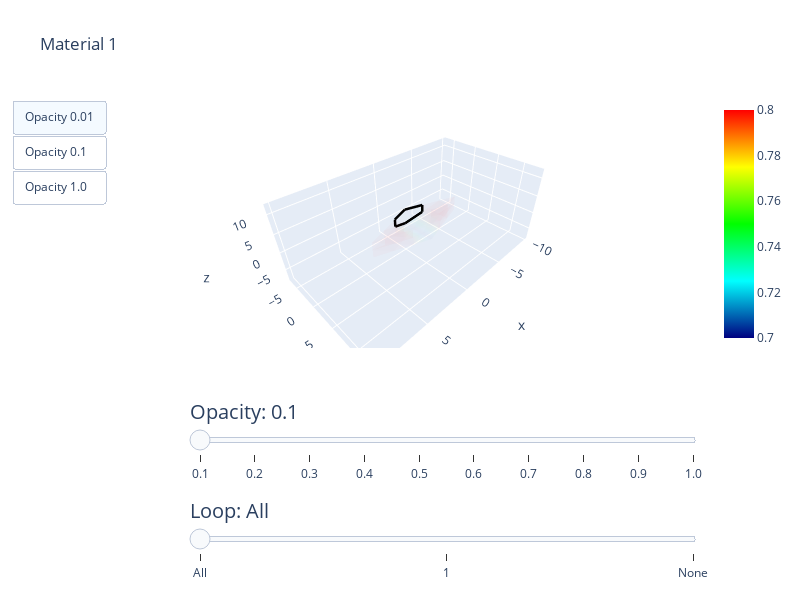

The notebook cell saved with this chart:
### Code cell
generator_by_material_and_dimension = [[] for _ in range(num_materials)]
filtrations_by_material = [[] for _ in range(num_materials)]
ph_matrix_by_material = [[] for _ in range(num_materials)]
diagrams_by_material = [[] for _ in range(num_materials)]

# point_index_filtered = [None for _ in range(len(point_list))]
# count = 0
# for i, point in enumerate(point_list):
#     if point.tissue:
#         point_index_filtered[i] = count
#         count += 1

def get_value(point, material):
    values = point.values
    if material == point.dominant:
        return values[point.dominant] - values[point.second_dominant]
    else:
        return values[material] - values[point.dominant]


# iterate through the materials
for material in range(num_materials):
    if len(points_by_material[material]) == 0:
        print(f"Material {material} has no points")
        continue

    points = [([point.id], 1 - get_value(point, material)) for point in point_list if point.tissue]
    edges = [(list(edge), 1 - min([get_value(point_list[point], material) for point in edge])) for edge in edge_set]
    triangles = [(list(triangle), 1 - min([get_value(point_list[point], material) for point in triangle])) for triangle in triangle_set]
    tets = [(list(tet), 1 - min([get_value(point_list[point], material) for point in tet])) for tet in tetrahedron_set]

    simplices = []
    simplices.extend(points)
    simplices.extend(edges)
    simplices.extend(triangles)
    simplices.extend(tets)

    print(f"Material {material} has {len(points)} points, {len(edges)} edges, {len(triangles)} triangles, {len(tets)} tets, {len(simplices)} simplices in total")

    filtration = d.Filtration()
    for vertices, time in simplices:
        filtration.append(d.Simplex(vertices, time))
    filtration.sort()

    ph_matrix = d.homology_persistence(filtration, method="column")
    diagrams = d.init_diagrams(ph_matrix, filtration)

    for i, diagram in enumerate(diagrams):
        if i == 3:
            continue

        plt.figure()
        plt.title(f"Material {material} dimension {i}")
        filtered_diagram = [pt for pt in diagram if pt.birth < pt.death]

        # filter points that live forever
        finite_birth_times = [pt.birth for pt in filtered_diagram if pt.death != float("inf")]
        finite_death_times = [pt.death for pt in filtered_diagram if pt.death != float("inf")]
        infinite_birth_times = [pt.birth for pt in filtered_diagram if pt.death == float("inf")]
        infinite_death_times = [2.0 for pt in filtered_diagram if pt.death == float("inf")]

        print(
            f"Material {material} dimension {i} has {len(finite_birth_times)} finite points and {len(infinite_birth_times)} infinite points"
        )

        # plot using plt.scatter instead
        plt.scatter(finite_birth_times, finite_death_times, s=10)
        plt.scatter(infinite_birth_times, infinite_death_times, s=10, color="brown")
        plt.plot([0, 2], [0, 2], "r")
        plt.plot([1, 1], [1, 2], "r--")
        plt.plot([0, 1], [1, 1], "r--")
        plt.xlabel("Birth Time")
        plt.ylabel("Death Time")
        plt.show()

    # dictionary to reverse lookup the killer of a homology
    pairs = {}
    for j in range(len(ph_matrix)):
        if ph_matrix.pair(j) != ph_matrix.unpaired:
            pairs[ph_matrix.pair(j)] = j

    # sort the points on the diagram by lifespan
    # diagrams_sorted = [[] for _ in range(4)]
    # for dimension, diagram in enumerate(diagrams):
    #     diagram_sorted = sorted(list(filter(lambda x: x[1] != float("inf"), map(lambda x: (x, x.death - x.birth), diagram))), reverse=True, key=lambda x: x[1])
    #     diagrams_sorted[dimension] = diagram_sorted


    # finding the generators for 1 and 2 cycle
    diagrams_sorted = [[] for _ in range(4)]
    generators_by_dimension = [None for _ in range(4)]
    for dimension, diagram in enumerate(diagrams):
        generators = []
        diagram_sorted = sorted(list(filter(lambda x: x[1] != float("inf"), map(lambda x: (x, x.death - x.birth), diagram))), reverse=True, key=lambda x: x[1])
        diagrams_sorted[dimension] = diagram_sorted

        for (point, lifespan) in diagram_sorted:
            if point.birth > 1.0 or point.death < 1.0 or point.death == float("inf"):
                continue

            generator = [[int(s) for s in re.findall(r'<(.*?)>', str(filtration[int(index)]))[0].split(',')] for index in re.findall(r'\*(\d+)', str(ph_matrix[pairs.get(point.data)]))] if pairs.get(point.data) != None else []
            generators.append((generator, point.death - point.birth))

        # print(generators)
        # generators.sort(reverse=True, key=lambda x: x[1])
        generators_by_dimension[dimension] = [g[0] for g in generators]
    
    generator_by_material_and_dimension[material] = generators_by_dimension
    
    # vertices = [list(point_list[point[0][0]].coord) for point in points]
    # intensities = [point[1] for point in points]
    # faces = [[point_index_filtered[v] for v in triangle[0]] for triangle in triangles]

    vertices = [list(point.coord) for point in points_by_material[material]]
    intensities = [point.values[material] for point in points_by_material[material]]
    faces = [[point_index_in_material_group[v] for v in face] for face in faces_by_material[material]]

    cycle_lengths = [len(loop) for loop in generators_by_dimension[1]]
    total_num_edges = reduce(lambda x, y: x + y, cycle_lengths) if len(cycle_lengths) else 0

    cycle_edge_index_range = []
    accumulation = 0
    for length in cycle_lengths:
        if length: 
            index_range = (accumulation, accumulation + length - 1)
        else:
            index_range = (-1, -1)
        cycle_edge_index_range.append(index_range)
        accumulation += length

    if len(faces) == 0: 
        print(f"Material {material} has {len(vertices)} but no faces, 3D mesh display skipped")
        continue
    else:
        print(f"Material {material} has {len(vertices)} points and {len(faces)} faces")

    x, y, z = zip(*vertices)
    i, j, k = zip(*faces)

    fig = go.Figure(data=[go.Mesh3d(x=x, y=y, z=z, i=i, j=j, k=k, intensity=intensities, colorscale=[[0, 'navy'], [0.25, 'cyan'], [0.5, 'lime'], [0.75, 'yellow'], [1, 'red']], opacity=0.01)])

    sliders = [{
        'steps': [
            {
                'label': f'{opacity:.1f}',
                'method': 'restyle',
                'args': [{'opacity': opacity}, [0]]
            } for opacity in [i/10 for i in range(1, 11)]
        ],
        'currentvalue': {'prefix': 'Opacity: ', 'font': {'size': 20}},
        'pad': {'b': 10},
        'len': 0.9,
        'x': 0.1,
        'xanchor': 'left',
        'y': -0.1,  
        'yanchor': 'top'
    },
    {
        'active': 0,
        'currentvalue': {'prefix': 'Loop: ', 'font': {'size': 20}},
        'pad': {'b': 10},
        'len': 0.9,
        'x': 0.1,
        'xanchor': 'left',
        'y': -0.5, 
        'yanchor': 'top',
        'steps': [
            {
                'label': 'All',
                'method': 'update',
                'args': [{'visible': [True] * (total_num_edges + 1)}]
            }
        ] + [
            {
                'label': f'{i+1}',
                'method': 'update',
                'args': [{'visible': [True] + [cycle_edge_index_range[i][0] <= e <= cycle_edge_index_range[i][1] for e in range(total_num_edges)]}]
            } for i in range(min(len(generators_by_dimension[1]), 10))
        ] + [
            {
                'label': 'None',
                'method': 'update',
                'args': [{'visible': [True] + [False] * total_num_edges}]
            }
        ]
    }
    ]

    updatemenus=[{
        'type': 'buttons',
        'buttons': [
            {
                'label': 'Opacity 0.01',
                'method': 'restyle',
                'args': [{'opacity': 0.01}, [0]]
            },
            {
                'label': 'Opacity 0.1',
                'method': 'restyle',
                'args': [{'opacity': 0.1}, [0]]
            },
            {
                'label': 'Opacity 1.0',
                'method': 'restyle',
                'args': [{'opacity': 1.0}, [0]]
            }
        ]
    }]

    fig.update_layout(scene=dict(
        xaxis=dict(range=[x_middle - plot_radius, x_middle + plot_radius]),
        yaxis=dict(range=[y_middle - plot_radius, y_middle + plot_radius]),
        zaxis=dict(range=[z_middle - plot_radius, z_middle + plot_radius]),
        aspectmode='manual'),
        title_text=f"Material {material}",
        width=800,
        height=600,
        updatemenus=updatemenus,
        sliders=sliders
    )

    def plot_edge(fig, edge):
        edge = [list(point_list[endpoint].coord) for endpoint in edge]
        fig.add_trace(go.Scatter3d(
            x=[edge[0][0], edge[1][0], None], 
            y=[edge[0][1], edge[1][1], None], 
            z=[edge[0][2], edge[1][2], None],
            mode='lines',
            showlegend=False,
            line=dict(color='black', width=5),
            name="edges"
        ))

    # display the edges of 1-cycles
    # handles = [[[list(point_list[endpoint].coord) for endpoint in edge] for edge in loop ] for loop in generators_by_dimension[1]]
    num_edges = 0
    [[plot_edge(fig, edge) for edge in loop ] for loop in generators_by_dimension[1]]
    fig.show()

    filtrations_by_material[material] = filtration
    ph_matrix_by_material[material] = ph_matrix
    diagrams_by_material[material] = diagrams

### Figure 1 — Plotly figure (JSON) as saved in the notebook; plotly's stock layout.template omitted (floating-point values rounded to 4 significant figures; data arrays with more than 128 entries replaced by an {"elided": "..."} marker saying what was removed)
{"data": [{"colorscale": [[0, "navy"], [0.25, "cyan"], [0.5, "lime"], [0.75, "yellow"], [1, "red"]], "i": {"elided": "174 int values"}, "intensity": [0.7, 0.7, 0.7, 0.7, 0.8, 0.8, 0.8, 0.8, 0.8, 0.8, 0.8, 0.8, 0.8, 0.8, 0.8, 0.8, 0.8, 0.8, 0.8, 0.8, 0.8, 0.8, 0.8, 0.8, 0.8, 0.8, 0.8, 0.8, 0.7, 0.7, 0.7, 0.7, 0.8, 0.8, 0.8, 0.8, 0.8, 0.8, 0.8, 0.8, 0.8, 0.8, 0.8, 0.8], "j": {"elided": "174 int values"}, "k": {"elided": "174 int values"}, "opacity": 0.01, "type": "mesh3d", "x": [0, 0, 0, 0, 1.732, 1.732, 1.732, 3.464, 3.464, 5.196, -1.732, -1.732, -1.732, -3.464, -3.464, -5.196, 1.732, 1.732, 1.732, 3.464, 3.464, 5.196, -1.732, -1.732, -1.732, -3.464, -3.464, -5.196, 0, 0, 0, 0, 1.732, 1.732, 1.732, 3.464, 3.464, 5.196, -1.732, -1.732, -1.732, -3.464, -3.464, -5.196], "y": [0, 2, 4, 6, 1, 3, 5, 2, 4, 3, 1, 3, 5, 2, 4, 3, 1, 3, 5, 2, 4, 3, 1, 3, 5, 2, 4, 3, 0, 2, 4, 6, 1, 3, 5, 2, 4, 3, 1, 3, 5, 2, 4, 3], "z": [0, 0, 0, 0, 0, 0, 0, 0, 0, 0, 0, 0, 0, 0, 0, 0, 2, 2, 2, 2, 2, 2, 2, 2, 2, 2, 2, 2, 4, 4, 4, 4, 4, 4, 4, 4, 4, 4, 4, 4, 4, 4, 4, 4]}, {"line": {"color": "black", "width": 5}, "mode": "lines", "name": "edges", "showlegend": false, "type": "scatter3d", "x": [1.732, 1.732, null], "y": [1, 1, null], "z": [2, 4, null]}, {"line": {"color": "black", "width": 5}, "mode": "lines", "name": "edges", "showlegend": false, "type": "scatter3d", "x": [-1.732, -1.732, null], "y": [1, 1, null], "z": [2, 4, null]}, {"line": {"color": "black", "width": 5}, "mode": "lines", "name": "edges", "showlegend": false, "type": "scatter3d", "x": [0, 1.732, null], "y": [0, 1, null], "z": [0, 2, null]}, {"line": {"color": "black", "width": 5}, "mode": "lines", "name": "edges", "showlegend": false, "type": "scatter3d", "x": [0, -1.732, null], "y": [0, 1, null], "z": [0, 2, null]}, {"line": {"color": "black", "width": 5}, "mode": "lines", "name": "edges", "showlegend": false, "type": "scatter3d", "x": [0, 1.732, null], "y": [0, 1, null], "z": [4, 4, null]}, {"line": {"color": "black", "width": 5}, "mode": "lines", "name": "edges", "showlegend": false, "type": "scatter3d", "x": [0, -1.732, null], "y": [0, 1, null], "z": [4, 4, null]}], "layout": {"height": 600, "scene": {"aspectmode": "manual", "xaxis": {"range": [-10.39, 10.39]}, "yaxis": {"range": [-7.392, 13.39]}, "zaxis": {"range": [-8.392, 12.39]}}, "sliders": [{"currentvalue": {"font": {"size": 20}, "prefix": "Opacity: "}, "len": 0.9, "pad": {"b": 10}, "steps": [{"args": [{"opacity": 0.1}, [0]], "label": "0.1", "method": "restyle"}, {"args": [{"opacity": 0.2}, [0]], "label": "0.2", "method": "restyle"}, {"args": [{"opacity": 0.3}, [0]], "label": "0.3", "method": "restyle"}, {"args": [{"opacity": 0.4}, [0]], "label": "0.4", "method": "restyle"}, {"args": [{"opacity": 0.5}, [0]], "label": "0.5", "method": "restyle"}, {"args": [{"opacity": 0.6}, [0]], "label": "0.6", "method": "restyle"}, {"args": [{"opacity": 0.7}, [0]], "label": "0.7", "method": "restyle"}, {"args": [{"opacity": 0.8}, [0]], "label": "0.8", "method": "restyle"}, {"args": [{"opacity": 0.9}, [0]], "label": "0.9", "method": "restyle"}, {"args": [{"opacity": 1}, [0]], "label": "1.0", "method": "restyle"}], "x": 0.1, "xanchor": "left", "y": -0.1, "yanchor": "top"}, {"active": 0, "currentvalue": {"font": {"size": 20}, "prefix": "Loop: "}, "len": 0.9, "pad": {"b": 10}, "steps": [{"args": [{"visible": [true, true, true, true, true, true, true]}], "label": "All", "method": "update"}, {"args": [{"visible": [true, true, true, true, true, true, true]}], "label": "1", "method": "update"}, {"args": [{"visible": [true, false, false, false, false, false, false]}], "label": "None", "method": "update"}], "x": 0.1, "xanchor": "left", "y": -0.5, "yanchor": "top"}], "title": {"text": "Material 1"}, "updatemenus": [{"buttons": [{"args": [{"opacity": 0.01}, [0]], "label": "Opacity 0.01", "method": "restyle"}, {"args": [{"opacity": 0.1}, [0]], "label": "Opacity 0.1", "method": "restyle"}, {"args": [{"opacity": 1}, [0]], "label": "Opacity 1.0", "method": "restyle"}], "type": "buttons"}], "width": 800}}
